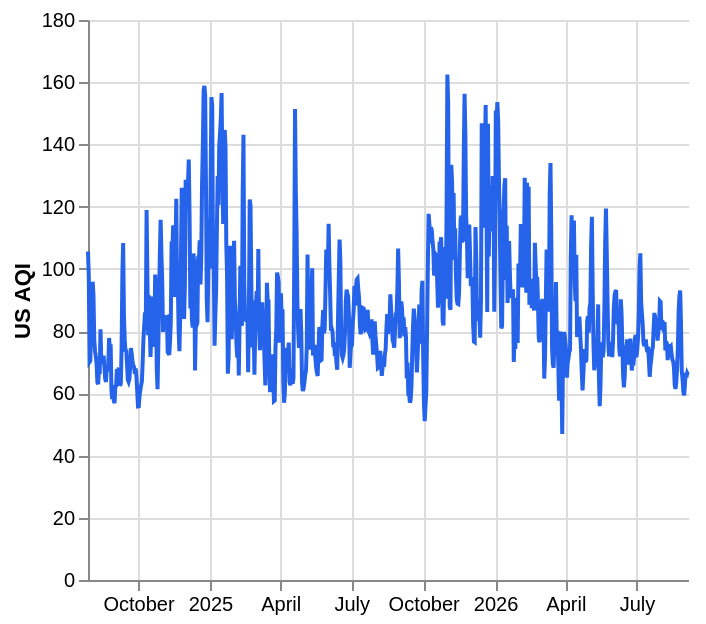

Source (notebook cell):
### Markdown cell above
## 1. Trend & missing data

The full `us_aqi` history, with any missing-hour gaps shaded red underneath the line (gaps the feature pipeline couldn't interpolate - runs longer than the 3h limit in `features.py`).

### Code cell
eda_charts.trend_and_gaps(df)

### Figure 1 — Vega-Lite specification as saved in the notebook (floating-point values rounded to 4 significant figures; data arrays with more than 128 entries replaced by an {"elided": "..."} marker saying what was removed)
{"config": {"view": {"continuousWidth": 300, "continuousHeight": 300, "stroke": null}}, "data": {"name": "data-b048e0db5c29670b60534c0f06031180"}, "mark": {"type": "line", "color": "#2563eb"}, "encoding": {"tooltip": [{"field": "time", "title": "time (UTC)", "type": "temporal"}, {"field": "us_aqi", "format": ".0f", "type": "quantitative"}], "x": {"field": "time", "title": null, "type": "temporal"}, "y": {"field": "us_aqi", "title": "US AQI", "type": "quantitative"}}, "height": 280, "$schema": "https://vega.github.io/schema/vega-lite/v6.4.1.json", "datasets": {"data-b048e0db5c29670b60534c0f06031180": {"elided": "769 records"}}}
